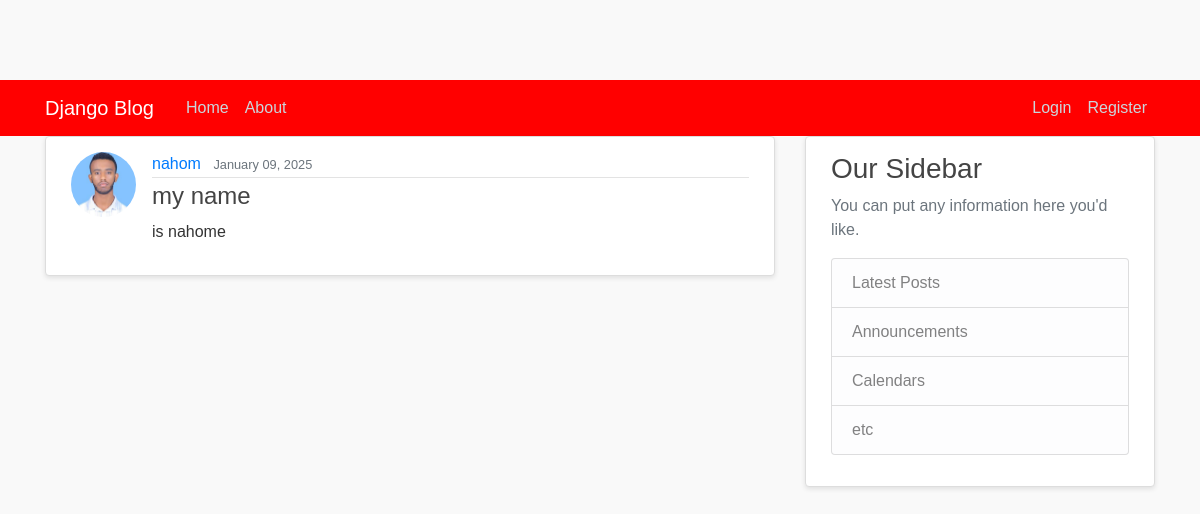
The app's page /post/31/ with its own data.
### blog/models.py (models this page shows, shortened)
class Post(models.Model):
    title = models.CharField(max_length=100)
    content = models.TextField()
    date_posted = models.DateTimeField(default=timezone.now)
    author = models.ForeignKey(User, on_delete=models.CASCADE)

### users/models.py (models this page shows, shortened)
class Profile(models.Model):
    user = models.OneToOneField(User, on_delete=models.CASCADE)
    image = models.ImageField(default='default.jpg', upload_to='profile_pics')

### blog/views.py (the view)
# urls.py: path('post/<int:pk>/', PostDetailView.as_view(), name='post-detail'),
class PostDetailView(DetailView):
    model = Post

### blog/templates/blog/post_detail.html (shortened to what this page needs)
{% extends "blog/base.html" %}
{% block content %}
  <article class="media content-section">
    <img class="rounded-circle article-img" src="{{ object.author.profile.image.url }}">
    <div class="media-body">
      <div class="article-metadata">
        <a class="mr-2" href="{% url 'user-posts' object.author.username %}">{{ object.author }}</a>
        <small class="text-muted">{{ object.date_posted|date:"F d, Y" }}</small>
      </div>
      <h2 class="article-title">{{ object.title }}</h2>
      <p class="article-content">{{ object.content }}</p>
    </div>
  </article>
{% endblock content %}

### blog/static/blog/main.css (style rules this page uses)
body { background: #f9f9f9; color: #333333; margin-top: 5rem; font-family: 'Arial', sans-serif; }
h1, h2, h3, h4, h5, h6 { color: #444444; margin-bottom: 0.5rem; }
.content-section { background: #ffffff; padding: 15px 25px; border: 1px solid #dddddd; border-radius: 4px; margin-bottom: 20px; box-shadow: 0 2px 5px rgba(0, 0, 0, 0.1); }
.article-title { color: #444444; font-size: 1.5rem; }
.article-content { white-space: pre-line; line-height: 1.6; }
.article-img { height: 65px; width: 65px; margin-right: 16px; border-radius: 50%; object-fit: cover; }
.article-metadata { padding-bottom: 1px; margin-bottom: 4px; border-bottom: 1px solid #e3e3e3; }

### records on screen
Post: author.profile.image (picture), author "nahom", date_posted "January 09, 2025", title "my name", content "is nahome"
